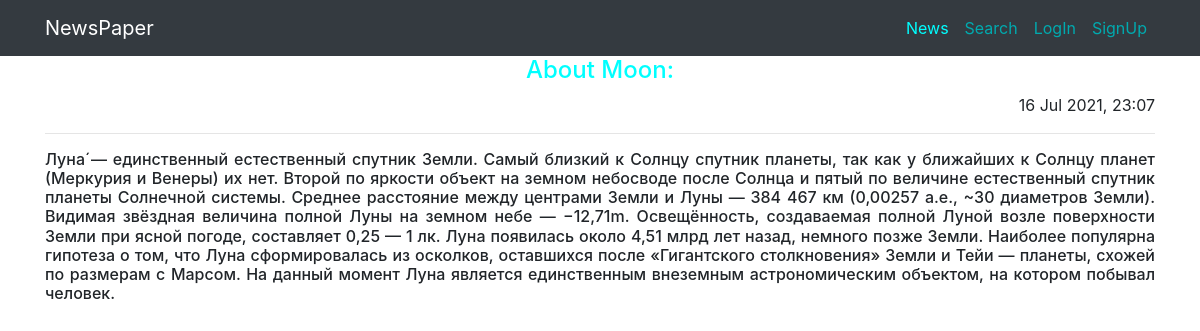
/news/5 (signed in), run on an earlier commit of the app's database.
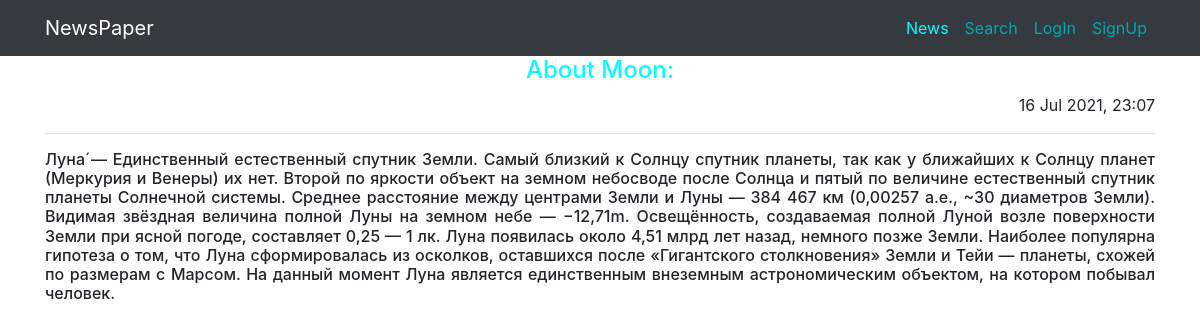
And on a later commit of the database.
### news/models.py (models this page shows, shortened)
class Post(models.Model):
    author = models.ForeignKey(Author, on_delete=models.CASCADE)
    NEWS = 'NW'
    ARTICLE = 'AR'
    CATEGORY_CHOICES = (
        (NEWS, 'Новость'),
        (ARTICLE, 'Статья'),
    )
    categoryType = models.CharField(max_length=2, choices=CATEGORY_CHOICES, default=ARTICLE)
    dateCreation = models.DateTimeField(auto_now_add=True)
    postCategory = models.ManyToManyField(Category, through='PostCategory')
    title = models.TextField(max_length=128)
    text = models.TextField()
    rating = models.SmallIntegerField(default=0)

### news/views.py (the view)
# urls.py: path('<int:pk>', PostDetail.as_view()),
class PostDetail(PermissionRequiredMixin, DetailView):
    permission_required = ('news.add_post', 'news.change_post')
    model = Post
    template_name = 'post.html'
    context_object_name = 'post'
    queryset = Post.objects.all()

### news/templatetags/for_censor.py (called while the page is built)
@register.filter
def censor(bad):
    wordfilter_list = [
        'Fuck', 'FUCK'
    ]
    for c in wordfilter_list:
        bad = bad.replace(c, '***')
    return bad

### templates/post.html (shortened to what this page needs)
{% extends 'flatpages/default.html' %}
{% load for_censor %}
{% block content %}
    <h4 style="color:#00FFFF">{{ post.title|censor}}</h4>
    <p style="text-align: right;">{{ post.dateCreation | date:'d M Y, H:m'}}</p>
    <hr>
    <h6 align="justify">{{ post.text|censor }}</h6>
{% endblock content %}

### templates/flatpages/default.html (shortened to what this page needs)
{% load static %}
<!DOCTYPE html>
<html lang="en">
<head>
  <link href="{% static 'vendor/bootstrap/css/bootstrap.min.css' %}" rel="stylesheet">
</head>
<body>
  <nav class="navbar navbar-expand-lg navbar-dark bg-dark static-top">
    <div class="container">
      <a class="navbar-brand" href="/news/">NewsPaper</a>
      <div class="collapse navbar-collapse" id="navbarResponsive">
        <ul class="navbar-nav ml-auto">
          <li class="nav-item active">
            <a class="nav-link" href="/news/" style="color:#00FFFF">News
            </a>
          </li>
            <li class="nav-item active">
            <a class="nav-link" href="/search/" style="color:#00AAAF">Search
            </a>
          </li>
          <li class="nav-item active">
            <a class="nav-link" href="/accounts/login/" style="color:#00AAAF">LogIn
            </a>
            <li class="nav-item active">
            <a class="nav-link" href="/sign/signup/" style="color:#00AAAF">SignUp
            </a>
          </li>
          </li>
        </ul>
      </div>
    </div>
  </nav>
  <div class="container">
    <div class="row">
      <div class="col-lg-12 text-center">
       {% block content %}{% endblock content %}
      </div>
    </div>
  </div>
</body>
</html>

What changed in the data, as far as the page shows it:
changed Post "About Moon:": text|censor "Луна́ — единственный естественный спутник Земли. Самый…" → "Луна́ — Единственный естественный спутник Земли. Самый…"
